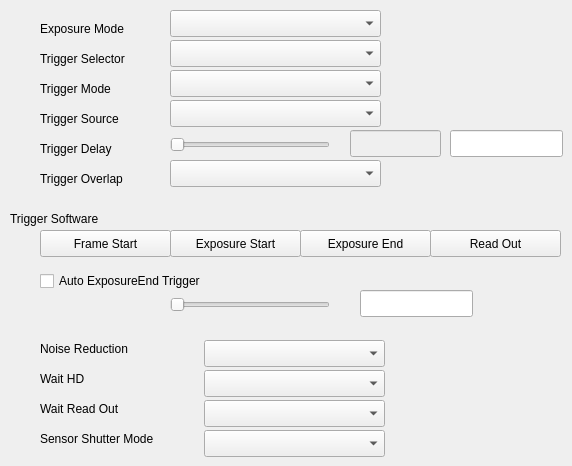
    <widget class="QWidget" name="TriggerMode">
     <attribute name="title">
      <string>TriggerMode</string>
     </attribute>
     <widget class="QLabel" name="label0501">
      <property name="geometry">
       <rect>
        <x>40</x>
        <y>20</y>
        <width>111</width>
        <height>17</height>
       </rect>
      </property>
      <property name="text">
       <string>Exposure Mode</string>
      </property>
     </widget>
     <widget class="QLabel" name="label0502">
      <property name="geometry">
       <rect>
        <x>40</x>
        <y>50</y>
        <width>111</width>
        <height>17</height>
       </rect>
      </property>
      <property name="text">
       <string>Trigger Selector</string>
      </property>
     </widget>
     <widget class="QLabel" name="label0503">
      <property name="geometry">
       <rect>
        <x>40</x>
        <y>80</y>
        <width>111</width>
        <height>17</height>
       </rect>
      </property>
      <property name="text">
       <string>Trigger Mode</string>
      </property>
     </widget>
     <widget class="QLabel" name="label0504">
      <property name="geometry">
       <rect>
        <x>40</x>
        <y>110</y>
        <width>111</width>
        <height>17</height>
       </rect>
      </property>
      <property name="text">
       <string>Trigger Source</string>
      </property>
     </widget>
     <widget class="QLabel" name="label0505">
      <property name="geometry">
       <rect>
        <x>40</x>
        <y>140</y>
        <width>101</width>
        <height>17</height>
       </rect>
      </property>
      <property name="text">
       <string>Trigger Delay</string>
      </property>
     </widget>
     <widget class="QLabel" name="label0506">
      <property name="geometry">
       <rect>
        <x>40</x>
        <y>170</y>
        <width>121</width>
        <height>17</height>
       </rect>
      </property>
      <property name="text">
       <string>Trigger Overlap</string>
      </property>
     </widget>
     <widget class="QLabel" name="label0507">
      <property name="geometry">
       <rect>
        <x>10</x>
        <y>210</y>
        <width>121</width>
        <height>17</height>
       </rect>
      </property>
      <property name="text">
       <string>Trigger Software</string>
      </property>
     </widget>
     <widget class="QLabel" name="label0511">
      <property name="geometry">
       <rect>
        <x>40</x>
        <y>430</y>
        <width>161</width>
        <height>17</height>
       </rect>
      </property>
      <property name="text">
       <string>Sensor Shutter Mode</string>
      </property>
     </widget>
     <widget class="QLabel" name="label0508">
      <property name="geometry">
       <rect>
        <x>40</x>
        <y>340</y>
        <width>121</width>
        <height>17</height>
       </rect>
      </property>
      <property name="text">
       <string>Noise Reduction</string>
      </property>
     </widget>
     <widget class="QLabel" name="label0509">
      <property name="geometry">
       <rect>
        <x>40</x>
        <y>370</y>
        <width>67</width>
        <height>17</height>
       </rect>
      </property>
      <property name="text">
       <string>Wait HD</string>
      </property>
     </widget>
     <widget class="QLabel" name="label0510">
      <property name="geometry">
       <rect>
        <x>40</x>
        <y>400</y>
        <width>121</width>
        <height>17</height>
       </rect>
      </property>
      <property name="text">
       <string>Wait Read Out</string>
      </property>
     </widget>
     <widget class="QComboBox" name="tmExposureMode">
      <property name="geometry">
       <rect>
        <x>170</x>
        <y>10</y>
        <width>211</width>
        <height>27</height>
       </rect>
      </property>
     </widget>
     <widget class="QComboBox" name="tmTriggerSelect">
      <property name="geometry">
       <rect>
        <x>170</x>
        <y>40</y>
        <width>211</width>
        <height>27</height>
       </rect>
      </property>
     </widget>
     <widget class="QComboBox" name="tmTriggerMode">
      <property name="geometry">
       <rect>
        <x>170</x>
        <y>70</y>
        <width>211</width>
        <height>27</height>
       </rect>
      </property>
     </widget>
     <widget class="QComboBox" name="tmTriggerSource">
      <property name="geometry">
       <rect>
        <x>170</x>
        <y>100</y>
        <width>211</width>
        <height>27</height>
       </rect>
      </property>
     </widget>
     <widget class="QComboBox" name="tmTriggerOverlap">
      <property name="geometry">
       <rect>
        <x>170</x>
        <y>160</y>
        <width>211</width>
        <height>27</height>
       </rect>
      </property>
     </widget>
     <widget class="QComboBox" name="tmNoiseReduction">
      <property name="geometry">
       <rect>
        <x>204</x>
        <y>340</y>
        <width>181</width>
        <height>27</height>
       </rect>
      </property>
     </widget>
     <widget class="QComboBox" name="tmWaitHd">
      <property name="geometry">
       <rect>
        <x>204</x>
        <y>370</y>
        <width>181</width>
        <height>27</height>
       </rect>
      </property>
     </widget>
     <widget class="QComboBox" name="tmWaitReadOut">
      <property name="geometry">
       <rect>
        <x>204</x>
        <y>400</y>
        <width>181</width>
        <height>27</height>
       </rect>
      </property>
     </widget>
     <widget class="QComboBox" name="tmShutterMode">
      <property name="geometry">
       <rect>
        <x>204</x>
        <y>430</y>
        <width>181</width>
        <height>27</height>
       </rect>
      </property>
     </widget>
     <widget class="QSlider" name="tmTriggerDelaySlider">
      <property name="geometry">
       <rect>
        <x>170</x>
        <y>130</y>
        <width>160</width>
        <height>29</height>
       </rect>
      </property>
      <property name="orientation">
       <enum>Qt::Horizontal</enum>
      </property>
     </widget>
     <widget class="QSlider" name="tmAutoExposureEndSlider">
      <property name="geometry">
       <rect>
        <x>170</x>
        <y>290</y>
        <width>160</width>
        <height>29</height>
       </rect>
      </property>
      <property name="orientation">
       <enum>Qt::Horizontal</enum>
      </property>
     </widget>
     <widget class="QLineEdit" name="tmTriggerDelayEdit">
      <property name="geometry">
       <rect>
        <x>450</x>
        <y>130</y>
        <width>113</width>
        <height>27</height>
       </rect>
      </property>
     </widget>
     <widget class="QLineEdit" name="tmAutoExposureEndEdit">
      <property name="geometry">
       <rect>
        <x>360</x>
        <y>290</y>
        <width>113</width>
        <height>27</height>
       </rect>
      </property>
     </widget>
     <widget class="QPushButton" name="tmFrameStart">
      <property name="geometry">
       <rect>
        <x>40</x>
        <y>230</y>
        <width>131</width>
        <height>27</height>
       </rect>
      </property>
      <property name="text">
       <string>Frame Start</string>
      </property>
     </widget>
     <widget class="QPushButton" name="tmExposureStart">
      <property name="geometry">
       <rect>
        <x>170</x>
        <y>230</y>
        <width>131</width>
        <height>27</height>
       </rect>
      </property>
      <property name="text">
       <string>Exposure Start</string>
      </property>
     </widget>
     <widget class="QPushButton" name="tmExposureEnd">
      <property name="geometry">
       <rect>
        <x>300</x>
        <y>230</y>
        <width>131</width>
        <height>27</height>
       </rect>
      </property>
      <property name="text">
       <string>Exposure End</string>
      </property>
     </widget>
     <widget class="QPushButton" name="tmReadOut">
      <property name="geometry">
       <rect>
        <x>430</x>
        <y>230</y>
        <width>131</width>
        <height>27</height>
       </rect>
      </property>
      <property name="text">
       <string>Read Out</string>
      </property>
     </widget>
     <widget class="QCheckBox" name="tmAutoExposureEndCheck">
      <property name="geometry">
       <rect>
        <x>40</x>
        <y>270</y>
        <width>211</width>
        <height>22</height>
       </rect>
      </property>
      <property name="text">
       <string>Auto ExposureEnd Trigger</string>
      </property>
     </widget>
     <widget class="QLineEdit" name="tmTriggerDelay">
      <property name="enabled">
       <bool>false</bool>
      </property>
      <property name="geometry">
       <rect>
        <x>350</x>
        <y>130</y>
        <width>91</width>
        <height>27</height>
       </rect>
      </property>
     </widget>
    </widget>
